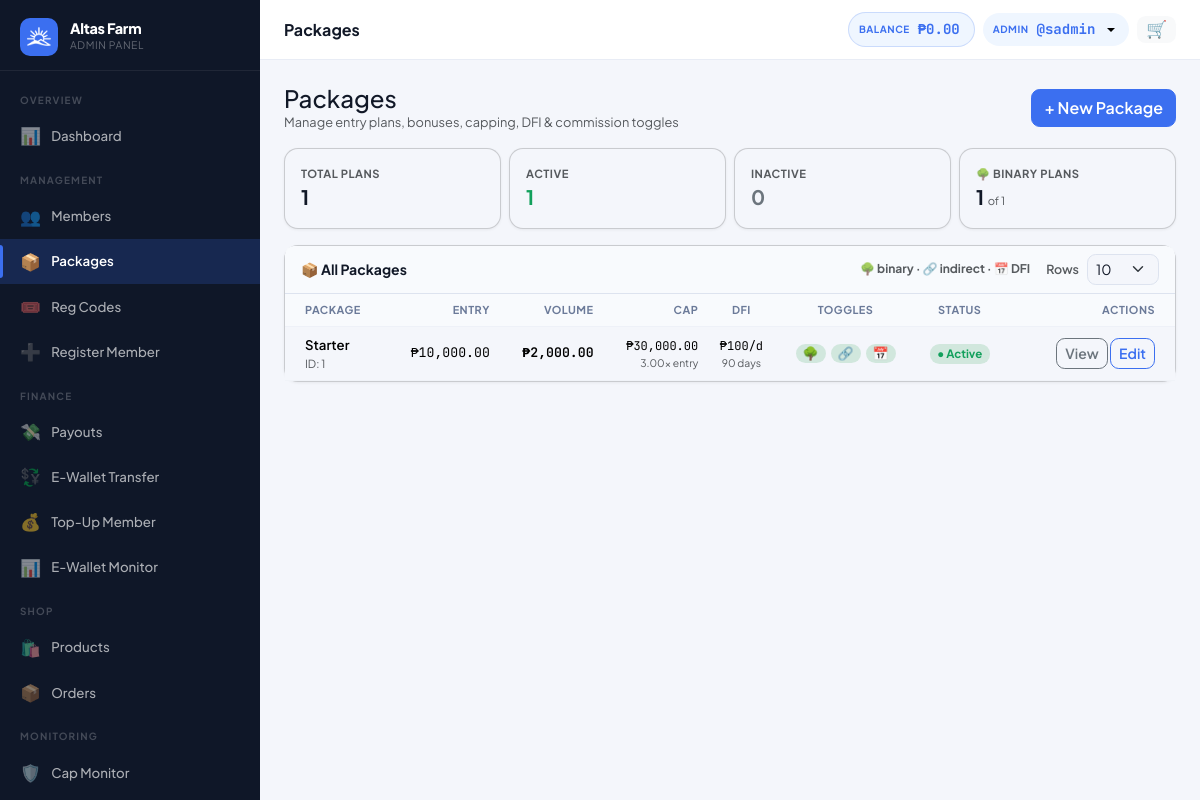
/?page=admin_packages (signed in), run on the app's committed database.
### tables this page shows
CREATE TABLE settings (
  key_name   VARCHAR(80) NOT NULL PRIMARY KEY,
  value      TEXT        NOT NULL,
  updated_at TIMESTAMP DEFAULT CURRENT_TIMESTAMP ON UPDATE CURRENT_TIMESTAMP
);

CREATE TABLE users (
  id                INT UNSIGNED AUTO_INCREMENT PRIMARY KEY,
  username          VARCHAR(40)  NOT NULL UNIQUE,
  password_hash     VARCHAR(255) NOT NULL,
  role              ENUM('member','admin','superadmin') NOT NULL DEFAULT 'member',
  package_id        INT UNSIGNED NULL,
  reg_code_id           INT UNSIGNED NULL,
  reg_payment_method    ENUM('code','ewallet','pending') NOT NULL DEFAULT 'code',
  reg_paid_by           INT UNSIGNED NULL,

   
  sponsor_id        INT UNSIGNED NULL,
  binary_parent_id  INT UNSIGNED NULL,
  binary_position   ENUM('left','right') NULL,

   
  left_count        INT UNSIGNED NOT NULL DEFAULT 0,
  left_count_paid   INT UNSIGNED NOT NULL DEFAULT 0,
  right_count       INT UNSIGNED NOT NULL DEFAULT 0,
  right_count_paid  INT UNSIGNED NOT NULL DEFAULT 0,
  pairs_paid        INT UNSIGNED NOT NULL DEFAULT 0,
  pairs_flushed     INT UNSIGNED NOT NULL DEFAULT 0,
  pairs_paid_today  INT UNSIGNED NOT NULL DEFAULT 0,   

   
  lifetime_earned       DECIMAL(14,2) NOT NULL DEFAULT 0.00,
  cap_status            ENUM('active','capped','perminact') NOT NULL DEFAULT 'active',
  capping_bypass        TINYINT(1)   NOT NULL DEFAULT 0,
  daily_cap_bypass      TINYINT(1)   NOT NULL DEFAULT 0,
  capped_at             TIMESTAMP NULL,
  last_reactivation_at  TIMESTAMP NULL,
  dfi_days_used         INT UNSIGNED NOT NULL DEFAULT 0,
  dfi_active            TINYINT(1)   NOT NULL DEFAULT 1,
  cd_active             TINYINT(1)   NOT NULL DEFAULT 0,
  ewallet_sent_today      DECIMAL(12,2) NOT NULL DEFAULT 0.00,
  ewallet_sent_this_week  DECIMAL(12,2) NOT NULL DEFAULT 0.00,

   
  full_name         VARCHAR(120) NULL,
  email             VARCHAR(120) NULL,
  mobile            VARCHAR(20)  NULL,
  gcash_number      VARCHAR(20)  NULL,
  maya_number       VARCHAR(20)  NULL,
  usdt_trc20_address VARCHAR(100) NULL,
  usdt_bep20_address VARCHAR(100) NULL,
  address           TEXT         NULL,
  photo             VARCHAR(200) NULL,

  ewallet_balance       DECIMAL(14,2) NOT NULL DEFAULT 0.00,
  withdrawable_balance  DECIMAL(14,2) NOT NULL DEFAULT 0.00,
  status                ENUM('active','suspended','pending','deactivated') NOT NULL DEFAULT 'active',
  joined_at         TIMESTAMP DEFAULT CURRENT_TIMESTAMP,
  last_login        TIMESTAMP NULL,

  FOREIGN KEY (sponsor_id)       REFERENCES users(id) ON DELETE SET NULL,
  FOREIGN KEY (binary_parent_id) REFERENCES users(id) ON DELETE SET NULL,
  FOREIGN KEY (package_id)       REFERENCES packages(id) ON DELETE SET NULL
);

CREATE TABLE packages (
  id                        INT UNSIGNED AUTO_INCREMENT PRIMARY KEY,
  name                      VARCHAR(80)      NOT NULL,
  image                     VARCHAR(200)     NULL,
  entry_fee                 DECIMAL(12,2)    NOT NULL,
  pairing_bonus             DECIMAL(12,2)    NOT NULL,
  daily_pair_cap            TINYINT UNSIGNED NOT NULL DEFAULT 3,
  direct_ref_bonus          DECIMAL(12,2)    NOT NULL DEFAULT 0.00,
   
  lifetime_cap_multiplier   DECIMAL(5,2)     NOT NULL DEFAULT 3.00,
  reactivation_fee          DECIMAL(12,2)    NOT NULL DEFAULT 0.00,
  reactivation_window_days  INT              NOT NULL DEFAULT 15,
  daily_fixed_income        DECIMAL(12,2)    NOT NULL DEFAULT 0.00,
  daily_fixed_income_days   INT              NOT NULL DEFAULT 90,
  status                    ENUM('active','inactive') NOT NULL DEFAULT 'active',
  indirect_referral_enabled TINYINT(1)       NOT NULL DEFAULT 1,
  dfi_enabled               TINYINT(1)       NOT NULL DEFAULT 1,
  pairing_enabled           TINYINT(1)       NOT NULL DEFAULT 1,
  created_at                TIMESTAMP DEFAULT CURRENT_TIMESTAMP
);

### views/admin/packages.php (the view, shortened to what the rows shown need)
<?php require 'views/partials/head.php'; ?>
<?php require 'views/partials/sidebar_admin.php'; ?>
<div class="main-content">
  <?php require 'views/partials/topbar.php'; ?>
  <div class="page-content">
    <?php
      $totalPkg  = count($allPackages);
      $activePkg = count(array_filter($allPackages, fn($p) => ($p['status'] ?? '') === 'active'));
      $inactivePkg = $totalPkg - $activePkg;
      $binaryPkg = count(array_filter($allPackages, fn($p) => (int)($p['pairing_enabled'] ?? 1) === 1));
    ?>
    <div class="row g-2 mb-3">
      <div class="col-6 col-md-3">
        <div class="card p-3">
          <div class="text-muted" style="font-size:.7rem;font-weight:700;text-transform:uppercase;letter-spacing:.5px;">Active</div>
          <div class="fw-bold fs-5 text-success"><?= $activePkg ?></div>
        </div>
      </div>
      <div class="col-6 col-md-3">
        <div class="card p-3">
          <div class="text-muted" style="font-size:.7rem;font-weight:700;text-transform:uppercase;letter-spacing:.5px;">Inactive</div>
          <div class="fw-bold fs-5 text-secondary"><?= $inactivePkg ?></div>
        </div>
      </div>
      <div class="col-6 col-md-3">
        <div class="card p-3">
          <div class="text-muted" style="font-size:.7rem;font-weight:700;text-transform:uppercase;letter-spacing:.5px;">🌳 Binary Plans</div>
          <div class="fw-bold fs-5"><?= $binaryPkg ?> <span class="text-muted" style="font-size:.7rem;font-weight:400;">of <?= $totalPkg ?></span></div>
        </div>
      </div>
    </div>
    <div class="card">
      <div class="table-responsive">
        <table class="table table-hover align-middle mb-0">
          <thead>
            <tr>
              <th style="padding-left:1.25rem;">Package</th>
              <th class="text-end">Entry</th>
              <th class="text-end">Volume</th>
              <th class="text-end">Cap</th>
              <th class="text-center">DFI</th>
              <th class="text-center">Toggles</th>
              <th class="text-center">Status</th>
              <th class="text-end" style="padding-right:1.25rem;width:170px;">Actions</th>
            </tr>
          </thead>
          <tbody>
            <?php if (empty($packages['data'])): ?>
              <tr>
                <td colspan="8" class="text-center py-5 text-muted">
                  <div style="font-size:2rem;opacity:.3;margin-bottom:.5rem;">📦</div>
                  <div>No packages yet.</div>
                  <div style="font-size:.8rem;">Click <strong>+ New Package</strong> to create your first plan.</div>
                </td>
              </tr>
            <?php else: ?>
              <?php foreach ($packages['data'] as $pkg):
                $lifetimeCap = (float)$pkg['entry_fee'] * (float)$pkg['lifetime_cap_multiplier'];
                $hasDfi = (float)$pkg['daily_fixed_income'] > 0;
                $dfiOn = $hasDfi && (int)$pkg['dfi_enabled'] === 1;
              ?>
                <tr>
                  <td style="padding-left:1.25rem;">
                    <div class="d-flex align-items-center gap-2">
                      <div>
                        <div class="fw-semibold"><?= e($pkg['name']) ?></div>
                        <div class="text-muted" style="font-size:.7rem;">ID: <?= (int)$pkg['id'] ?></div>
                      </div>
                    </div>
                  </td>
                  <td class="text-end font-mono"><?= fmt_money($pkg['entry_fee']) ?></td>
                  <td class="text-end font-mono td-green"><?= fmt_money($pkg['pairing_bonus']) ?></td>
                  <td class="text-end">
                    <div class="font-mono" style="font-size:.75rem;"><?= fmt_money($lifetimeCap) ?></div>
                    <div class="text-muted" style="font-size:.65rem;"><?= $pkg['lifetime_cap_multiplier'] ?>× entry</div>
                  </td>
                  <td class="text-center">
                    <?php if ($hasDfi): ?>
                      <div class="font-mono" style="font-size:.75rem;color:var(--pink);">₱<?= number_format((float)$pkg['daily_fixed_income'], 0) ?>/d</div>
                      <div class="text-muted" style="font-size:.65rem;"><?= (int)$pkg['daily_fixed_income_days'] ?> days</div>
                    <?php else: ?>
                      <span class="text-muted" style="font-size:.75rem;">—</span>
                    <?php endif; ?>
                  </td>
                  <td class="text-center">
                    <div style="display:flex;gap:5px;flex-wrap:nowrap;justify-content:center;">
                      <span class="badge toggle-badge <?= (int)$pkg['pairing_enabled'] === 1 ? 'bg-success-subtle text-success' : 'bg-secondary-subtle text-secondary toggle-off' ?>" title="Binary Network: <?= (int)$pkg['pairing_enabled'] === 1 ? 'ON' : 'OFF' ?>">🌳</span>
                      <span class="badge toggle-badge <?= (int)$pkg['indirect_referral_enabled'] === 1 ? 'bg-success-subtle text-success' : 'bg-secondary-subtle text-secondary toggle-off' ?>" title="Indirect Referral: <?= (int)$pkg['indirect_referral_enabled'] === 1 ? 'ON' : 'OFF' ?>">🔗</span>
                      <span class="badge toggle-badge <?= $dfiOn ? 'bg-success-subtle text-success' : 'bg-secondary-subtle text-secondary toggle-off' ?>" title="Daily Fixed Income: <?= $dfiOn ? 'ON' : 'OFF' ?>">📅</span>
                    </div>
                  </td>
                  <td class="text-center">
                    <?php if ($pkg['status'] === 'active'): ?>
                      <span class="badge bg-success-subtle text-success" style="font-size:.72rem;">● Active</span>
                    <?php else: ?>
                      <span class="badge bg-secondary-subtle text-secondary" style="font-size:.72rem;">○ Inactive</span>
                    <?php endif; ?>
                  </td>
                  <td class="text-end" style="padding-right:1.25rem;">
                    <a href="<?= APP_URL ?>/?page=admin_packages&view=<?= (int)$pkg['id'] ?>" class="btn btn-sm btn-outline-secondary">View</a>
                    <a href="<?= APP_URL ?>/?page=admin_packages&edit=<?= (int)$pkg['id'] ?>" class="btn btn-sm btn-outline-primary">Edit</a>
                  </td>
                </tr>
              <?php endforeach; ?>
            <?php endif; ?>
          </tbody>
        </table>
      </div>
    </div>
  </div>
</div>
<?php require 'views/partials/footer.php'; ?>

### views/partials/sidebar_admin.php (shortened to what the rows shown need)
<?php
$cp = current_page();
$adminUser = Auth::user();
$initial = strtoupper(substr($adminUser['username'] ?? 'A', 0, 1));
$pendingPayouts = (int)db()->query("SELECT COUNT(*) FROM payout_requests WHERE status='pending'")->fetchColumn();
$pendingMembers = (int)db()->query("SELECT COUNT(*) FROM users WHERE role='member' AND status='pending'")->fetchColumn();
if (!function_exists('renderAdminNav')) {
function renderAdminNav($cp, $adminUser, $initial, $pendingPayouts, $pendingMembers)
{ ?>
  <div class="sidebar-brand">
    <div>
      <div class="brand-name"><?= e(setting('site_name', APP_NAME)) ?></div>
      <div class="brand-sub">Admin Panel</div>
    </div>
  </div>
<?php } ?>
<?php }  ?>
<div class="sidebar d-none d-lg-flex flex-column">
  <?php renderAdminNav($cp, $adminUser, $initial, $pendingPayouts, $pendingMembers); ?>
</div>

### views/partials/topbar.php (shortened to what the rows shown need)
<?php
if (isset($_GET['page']) && $_GET['page'] === 'admin_user_view' && !empty($_GET['id']) && Auth::isAdmin()) {
    $topbarUser = getUserById((int)$_GET['id']);
    if (!$topbarUser) {
        flash('error', 'User not found.');
        redirect('/?page=admin_users');
    }
    $walletUser = $topbarUser;
} else {
    $topbarUser = Auth::user();
    $walletUser = Auth::isSuperadmin() ? (User::find(Auth::actingAdminId()) ?: $topbarUser) : $topbarUser;
}
$topbarBalance = fmt_money($walletUser['ewallet_balance'] ?? 0);
$isMember      = ($topbarUser['role'] ?? '') === 'member';
?>
<div class="topbar-wrapper no-print">
    <div class="d-flex align-items-center gap-2">
        <?php if ($isMember || Auth::isSuperadmin()): ?>
            <div class="topbar-balance d-none d-sm-flex">
                <span class="bal-label">Balance</span>
                <span class="bal-amount" id="topbarBalance"><?= $topbarBalance ?></span>
            </div>
        <?php endif; ?>
        <div class="dropdown">
            <button class="topbar-balance border-0 dropdown-toggle" type="button"
                data-bs-toggle="dropdown" aria-expanded="false"
                title="<?= e($topbarUser['username'] ?? '') ?>" style="cursor:pointer;">
                <span class="bal-label"><?= Auth::isAdmin() ? 'Admin' : 'User' ?></span>
                <span class="bal-amount">@<?= e($topbarUser['username'] ?? '') ?></span>
            </button>
        </div>
    </div>
</div>

### data on the page
settings: value "Altas Farm"
users: ewallet_balance "₱0.00"
users: username "sadmin"
packages: status "1", status "0", pairing_enabled "1", name "Starter", id "1", entry_fee "₱10,000.00", pairing_bonus "₱2,000.00", fmt_money($lifetimeCap) "₱30,000.00", lifetime_cap_multiplier "3.00", daily_fixed_income "100", daily_fixed_income_days "90", shows "● Active"

### other printed values
$pageTitle "Packages"
$totalPkg "1"
form field per_page "10"
